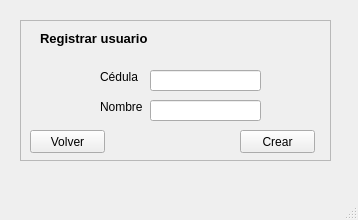
<?xml version="1.0" encoding="UTF-8"?>
<ui version="4.0">
 <class>Crear_usuario</class>
 <widget class="QMainWindow" name="Crear_usuario">
  <property name="geometry">
   <rect>
    <x>0</x>
    <y>0</y>
    <width>358</width>
    <height>220</height>
   </rect>
  </property>
  <property name="windowTitle">
   <string>MainWindow</string>
  </property>
  <widget class="QWidget" name="centralwidget">
   <widget class="QWidget" name="verticalLayoutWidget">
    <property name="geometry">
     <rect>
      <x>20</x>
      <y>20</y>
      <width>311</width>
      <height>141</height>
     </rect>
    </property>
    <layout class="QVBoxLayout" name="verticalLayout_registrar">
     <item>
      <widget class="QFrame" name="frame_registrar">
       <property name="frameShape">
        <enum>QFrame::StyledPanel</enum>
       </property>
       <property name="frameShadow">
        <enum>QFrame::Raised</enum>
       </property>
       <widget class="QLineEdit" name="registrar_label_lineEdit_cedula">
        <property name="geometry">
         <rect>
          <x>130</x>
          <y>50</y>
          <width>111</width>
          <height>21</height>
         </rect>
        </property>
       </widget>
       <widget class="QLabel" name="registrar_label_cedula">
        <property name="geometry">
         <rect>
          <x>80</x>
          <y>50</y>
          <width>47</width>
          <height>13</height>
         </rect>
        </property>
        <property name="text">
         <string>Cédula</string>
        </property>
       </widget>
       <widget class="QLabel" name="registrar_label_nombre">
        <property name="geometry">
         <rect>
          <x>80</x>
          <y>80</y>
          <width>47</width>
          <height>13</height>
         </rect>
        </property>
        <property name="text">
         <string>Nombre</string>
        </property>
       </widget>
       <widget class="QLineEdit" name="registrar_label_lineEdit_nombre">
        <property name="geometry">
         <rect>
          <x>130</x>
          <y>80</y>
          <width>111</width>
          <height>21</height>
         </rect>
        </property>
       </widget>
       <widget class="QLabel" name="registrar_label_titulo">
        <property name="geometry">
         <rect>
          <x>20</x>
          <y>10</y>
          <width>121</width>
          <height>16</height>
         </rect>
        </property>
        <property name="font">
         <font>
          <pointsize>10</pointsize>
          <weight>75</weight>
          <bold>true</bold>
         </font>
        </property>
        <property name="text">
         <string>Registrar usuario</string>
        </property>
       </widget>
       <widget class="QPushButton" name="registrar_pushButton_volver">
        <property name="geometry">
         <rect>
          <x>10</x>
          <y>110</y>
          <width>75</width>
          <height>23</height>
         </rect>
        </property>
        <property name="text">
         <string>Volver</string>
        </property>
       </widget>
       <widget class="QPushButton" name="registrar_crear">
        <property name="geometry">
         <rect>
          <x>220</x>
          <y>110</y>
          <width>75</width>
          <height>23</height>
         </rect>
        </property>
        <property name="text">
         <string>Crear</string>
        </property>
       </widget>
      </widget>
     </item>
    </layout>
   </widget>
  </widget>
  <widget class="QMenuBar" name="menubar">
   <property name="geometry">
    <rect>
     <x>0</x>
     <y>0</y>
     <width>358</width>
     <height>21</height>
    </rect>
   </property>
  </widget>
  <widget class="QStatusBar" name="statusbar"/>
 </widget>
 <resources/>
 <connections/>
</ui>
